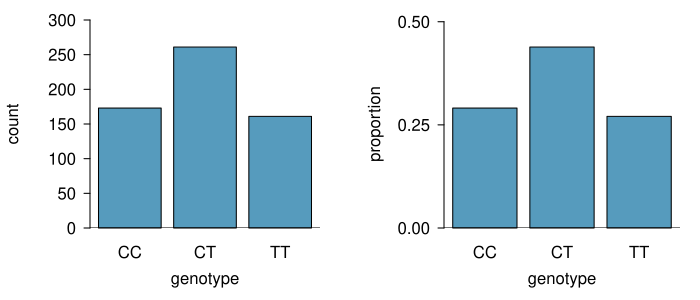

Reproduce this figure in R.
require(openintro)
#data(famuss)
data(COL)

myPDF('famussBarPlot.pdf',
      7,
      3,
      mar = c(3.6, 4.5, 1, 1.5),
      mgp = c(3.4, 0.7, 0),
      mfrow = 1:2)
t <- table(famuss$actn3.r577x)
barplot(t,
        axes = TRUE,
        xlab = '',
        ylab = 'count',
        main = '',
        ylim = c(0,300),
        col = COL[1])
abline(h = 0)
mtext("genotype", 1, 2)

par(mar = c(3.6, 4.7, 1, 1))
barplot(t / sum(t),
        axes = FALSE,
        xlab = 'genotype',
        ylab = '',
        main = '',
        ylim = c(0, 300) / sum(t),
        col = COL[1])
at <- seq(0, 0.5, 0.25)
axis(2, at)
par(las = 0)
mtext('proportion', side = 2, line = 3)
mtext("genotype", 1, 2)
abline(h = 0)
dev.off()

table(email$number, email$spam)
